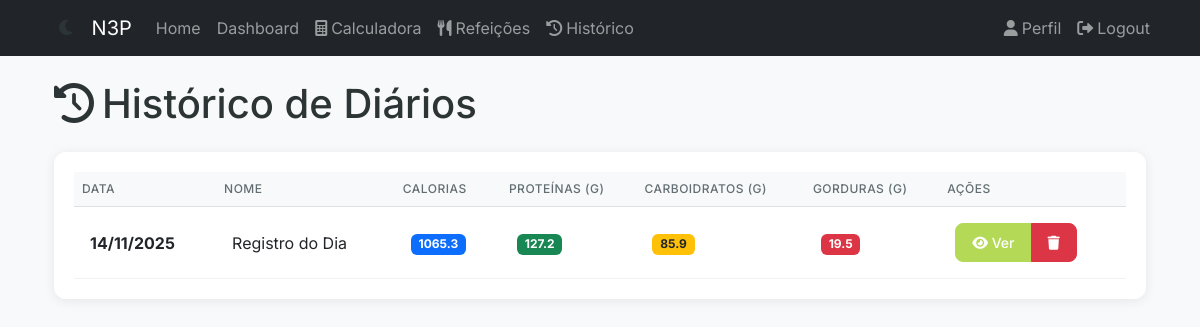
/history (signed in), run on an earlier commit of the app's database.
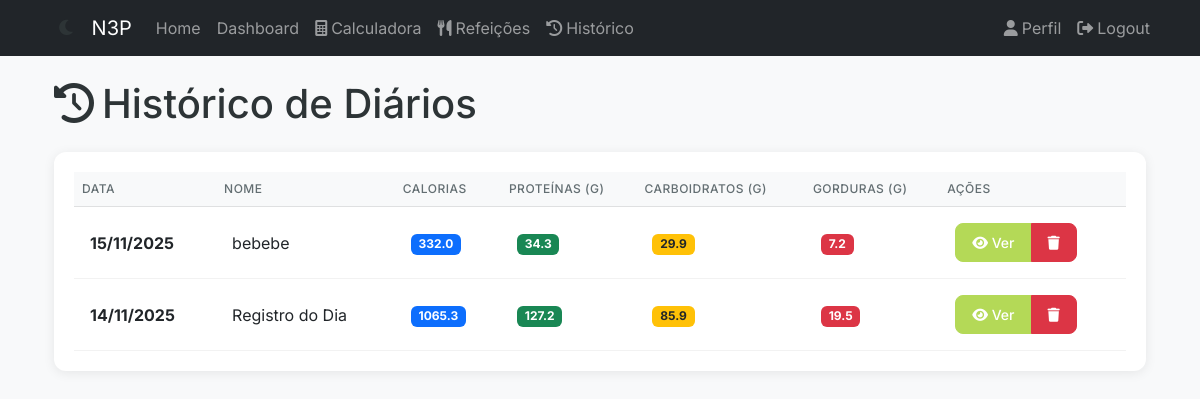
And on a later commit of the database.
### app/models/diet.py (models this page shows, shortened)
class Diet(db.Model):
    __tablename__ = "diets"
    id = db.Column(db.Integer, primary_key=True)
    name = db.Column(db.String(100), nullable=False)
    user_id = db.Column(db.Integer, db.ForeignKey("users.id"), nullable=False)
    date = db.Column(db.Date, nullable=True)  # NULL = dieta modelo, com valor = dieta do dia
    created_at = db.Column(db.DateTime, nullable=False, default=datetime.utcnow)
    updated_at = db.Column(db.DateTime, nullable=False, default=datetime.utcnow, onupdate=datetime.utcnow)
    meals_data = db.Column(db.JSON, nullable=True)
    __table_args__ = (db.UniqueConstraint("user_id", "date", name="unique_user_diet_date"),)

### app/blueprints/main/routes.py (the view)
@bp.route("/history")
@login_required
def history():
    diaries = (
        Diet.query.filter_by(user_id=current_user.id)
        .filter(Diet.date.isnot(None))
        .order_by(Diet.date.desc())
        .all()
    )
    history_data = []
    for diary in diaries:
        total_calories = 0
        total_proteins = 0
        total_carbs = 0
        total_fats = 0
        if diary.meals_data:
            for meal_type, foods in diary.meals_data.items():
                for food in foods:
                    total_calories += float(food.get("calories", 0))
                    total_proteins += float(food.get("proteins", 0))
                    total_carbs += float(food.get("carbs", 0))
                    total_fats += float(food.get("fats", 0))
        history_data.append({
            "date": diary.date,
            "name": diary.name,
            "calories": round(total_calories, 1),
            "proteins": round(total_proteins, 1),
            "carbs": round(total_carbs, 1),
            "fats": round(total_fats, 1),
        })
    return render_template("main/history.html", history_data=history_data)

### app/__init__.py (called while the page is built)
def create_app(config_class=Config):
    app = Flask(__name__)
    app.config.from_object(config_class)
    db.init_app(app)
    migrate.init_app(app, db)
    login.init_app(app)
    register_blueprints(app)
    from app.models import User
    @login.user_loader
    def load_user(id):
        return User.query.get(int(id))
    return app

### app/templates/main/history.html (shortened to what this page needs)
{% extends "base.html" %}
{% block content %}
<div class="container mt-4">
  <div class="d-flex justify-content-between align-items-center mb-4">
    <h1 class="mb-0">
      <i class="fas fa-history me-2"></i>Histórico de Diários
    </h1>
  </div>
  {% if history_data %}
  <div class="card">
    <div class="card-body">
      <div class="table-responsive">
        <table class="table table-hover">
          <thead class="table-light">
            <tr>
              <th>Data</th>
              <th>Nome</th>
              <th>Calorias</th>
              <th>Proteínas (g)</th>
              <th>Carboidratos (g)</th>
              <th>Gorduras (g)</th>
              <th>Ações</th>
            </tr>
          </thead>
          <tbody>
            {% for entry in history_data %}
            <tr>
              <td>
                <strong>{{ entry.date.strftime('%d/%m/%Y') }}</strong>
              </td>
              <td>{{ entry.name }}</td>
              <td>
                <span class="badge bg-primary">{{ entry.calories }}</span>
              </td>
              <td>
                <span class="badge bg-success">{{ entry.proteins }}</span>
              </td>
              <td>
                <span class="badge bg-warning text-dark">{{ entry.carbs }}</span>
              </td>
              <td>
                <span class="badge bg-danger">{{ entry.fats }}</span>
              </td>
              <td>
                <div class="btn-group" role="group">
                  <a
                    href="{{ url_for('main.dashboard', date=entry.date.strftime('%Y-%m-%d')) }}"
                    class="btn btn-sm btn-primary"
                    title="Ver detalhes"
                  >
                    <i class="fas fa-eye"></i> Ver
                  </a>
                  <button
                    type="button"
                    class="btn btn-sm btn-danger"
                    onclick="deleteDiary('{{ entry.date.strftime('%Y-%m-%d') }}')"
                    title="Deletar diário"
                  >
                    <i class="fas fa-trash"></i>
                  </button>
                </div>
              </td>
            </tr>
            {% endfor %}
          </tbody>
        </table>
      </div>
    </div>
  </div>
  {% else %}
  <div class="alert alert-info">
    <i class="fas fa-info-circle me-2"></i>
    Você ainda não tem nenhum registro no diário. Comece adicionando alimentos no Dashboard!
  </div>
  {% endif %}
</div>
{% endblock %}

### app/templates/base.html (shortened to what this page needs)
<!DOCTYPE html>
<html lang="pt-BR" data-theme="light">
  <head>
    <link
      href="https://cdn.jsdelivr.net/npm/bootstrap@5.3.0/dist/css/bootstrap.min.css"
      rel="stylesheet"
    />
    <link
      rel="stylesheet"
      href="https://cdnjs.cloudflare.com/ajax/libs/font-awesome/6.0.0/css/all.min.css"
    />
    <link
      rel="stylesheet"
      href="{{ url_for('static', filename='css/theme.css') }}"
    />
    <link
      rel="stylesheet"
      href="{{ url_for('static', filename='css/dashboard.css') }}"
    />
    <link
      rel="stylesheet"
      href="{{ url_for('static', filename='css/auth.css') }}"
    />
  </head>
  <body>
    <nav class="navbar navbar-expand-lg navbar-dark bg-dark">
      <div class="container">
        <button
          class="nav-link theme-toggle"
          onclick="toggleTheme()"
          title="Alternar tema"
        >
          <i class="fas fa-moon"></i>
        </button>
        <a class="navbar-brand" href="{{ url_for('main.index') }}">N3P</a>
        <div class="collapse navbar-collapse" id="navbarNav">
          <ul class="navbar-nav me-auto">
            <li class="nav-item">
              <a class="nav-link" href="{{ url_for('main.index') }}">Home</a>
            </li>
            {% if current_user.is_authenticated %}
            <li class="nav-item">
              <a class="nav-link" href="{{ url_for('main.dashboard') }}"
                >Dashboard</a
              >
            </li>
            <li class="nav-item">
              <a class="nav-link" href="{{ url_for('main.calculator') }}"
                ><i class="fas fa-calculator me-1"></i>Calculadora</a
              >
            </li>
            <li class="nav-item">
              <a class="nav-link" href="{{ url_for('main.meals') }}"
                ><i class="fas fa-utensils me-1"></i>Refeições</a
              >
            </li>
            <li class="nav-item">
              <a class="nav-link" href="{{ url_for('main.history') }}"
                ><i class="fas fa-history me-1"></i>Histórico</a
              >
            </li>
            {% endif %}
          </ul>
          <ul class="navbar-nav">
            {% if current_user.is_authenticated %}
            <li class="nav-item">
              <a class="nav-link" href="{{ url_for('auth.profile') }}">
                <i class="fas fa-user me-1"></i>Perfil
              </a>
            </li>
            <li class="nav-item">
              <a class="nav-link" href="{{ url_for('auth.logout') }}">
                <i class="fas fa-sign-out-alt me-1"></i>Logout
              </a>
            </li>
            {% else %}
            <li class="nav-item">
              <a class="nav-link" href="{{ url_for('auth.login') }}">
                <i class="fas fa-sign-in-alt me-1"></i>Login
              </a>
            </li>
            {% endif %}
          </ul>
        </div>
      </div>
    </nav>
    <div class="container mt-4">{% block content %}{% endblock %}</div>
  </body>
</html>

### app/static/css/theme.css (style rules this page uses)
:root { --primary-color: #b4d957; --primary-light: #d4e9a5; --primary-dark: #9fc748; --secondary-color: #ff7f6b; --secondary-dark: #ff6b54; --bg-color: #ffffff; --bg-secondary: #f8f9fa; --text-color: #212529; --text-muted: #6c757d; --border-color: #dee2e6; --shadow-sm: 0 2px 4px rgba(0, 0, 0, 0.05); --shadow-md: 0 4px 6px rgba(0, 0, 0, 0.1); --shadow-lg: 0 6px 20px rgba(0, 0, 0, 0.1); --card-bg: #ffffff; --input-bg: #ffffff; --border-radius: 0.5rem; --transition: all 0.3s ease; --scale: scale(1.02); --scale-btn: scale(1.05); }
body { background-color: var(--bg-color); color: var(--text-color); font-family: "Inter", -apple-system, BlinkMacSystemFont, sans-serif; line-height: 1.5; margin: 0; padding: 0; transition: background-color 0.3s ease, color 0.3s ease; }
.card { background: var(--card-bg); border-radius: var(--border-radius); border: none; box-shadow: var(--shadow-sm); transition: var(--transition); margin-bottom: 1.5rem; }
.card-body { padding: 1.25rem; }
.btn { border-radius: var(--border-radius); font-weight: 500; padding: 0.5rem 1rem; transition: var(--transition); position: relative; overflow: hidden; }
.btn-primary { background-color: var(--primary-color); border-color: var(--primary-color); }
.table { margin-bottom: 0; }
.table th { border-top: none; color: var(--text-muted); font-weight: 500; text-transform: uppercase; font-size: 0.75rem; letter-spacing: 0.5px; }
.table td { vertical-align: middle; padding: 1rem; border-color: var(--border-color); }
.theme-toggle { background: none; border: none; color: var(--text-color); padding: 0.5rem 0; margin: 0 1rem; cursor: pointer; transition: var(--transition); display: flex; align-items: center; justify-content: center; line-height: 1.5; }
.theme-toggle i { font-size: 1.1rem; vertical-align: middle; }

### app/static/css/dashboard.css (style rules this page uses)
:root { --primary-color: #b4d957; --primary-light: #d4e9a5; --secondary-color: #ff7a5c; --text-color: #2d3436; --text-muted: #636e72; --background-color: #f8f9fa; --card-background: #ffffff; --border-radius: 12px; --shadow: 0 2px 12px rgba(0, 0, 0, 0.08); --transition: all 0.3s ease; --scale: scale(1.02); --scale-btn: scale(1.05); }
body { background-color: var(--background-color); color: var(--text-color); font-family: "Inter", -apple-system, BlinkMacSystemFont, sans-serif; line-height: 1.5; margin: 0; padding: 0; }
.card { background: var(--card-background); border-radius: var(--border-radius); border: none; box-shadow: var(--shadow); transition: var(--transition); margin-bottom: 1.5rem; animation: slideIn 0.5s ease-out; }
.card-body { padding: 1.25rem; }
.btn { border-radius: 8px; font-weight: 500; padding: 0.5rem 1rem; transition: var(--transition); position: relative; overflow: hidden; }
.btn::after { content: ""; position: absolute; top: 50%; left: 50%; width: 5px; height: 5px; background: rgba(255, 255, 255, 0.5); opacity: 0; border-radius: 100%; transform: scale(1, 1) translate(-50%); transform-origin: 50% 50%; }
.btn-primary { background-color: var(--primary-color); border-color: var(--primary-color); }
.table { margin-bottom: 0; }
.table th { border-top: none; color: var(--text-muted); font-weight: 500; text-transform: uppercase; font-size: 0.75rem; letter-spacing: 0.5px; }
.table td { vertical-align: middle; padding: 1rem; border-color: rgba(0, 0, 0, 0.05); }
.table th { border-top: none; background-color: #f8f9fa; }
.table-responsive { overflow: visible !important; }

What changed in the data, as far as the page shows it:
added Diet: date "15/11/2025", name "bebebe", calories "332.0", proteins "34.3", carbs "29.9", fats "7.2"
